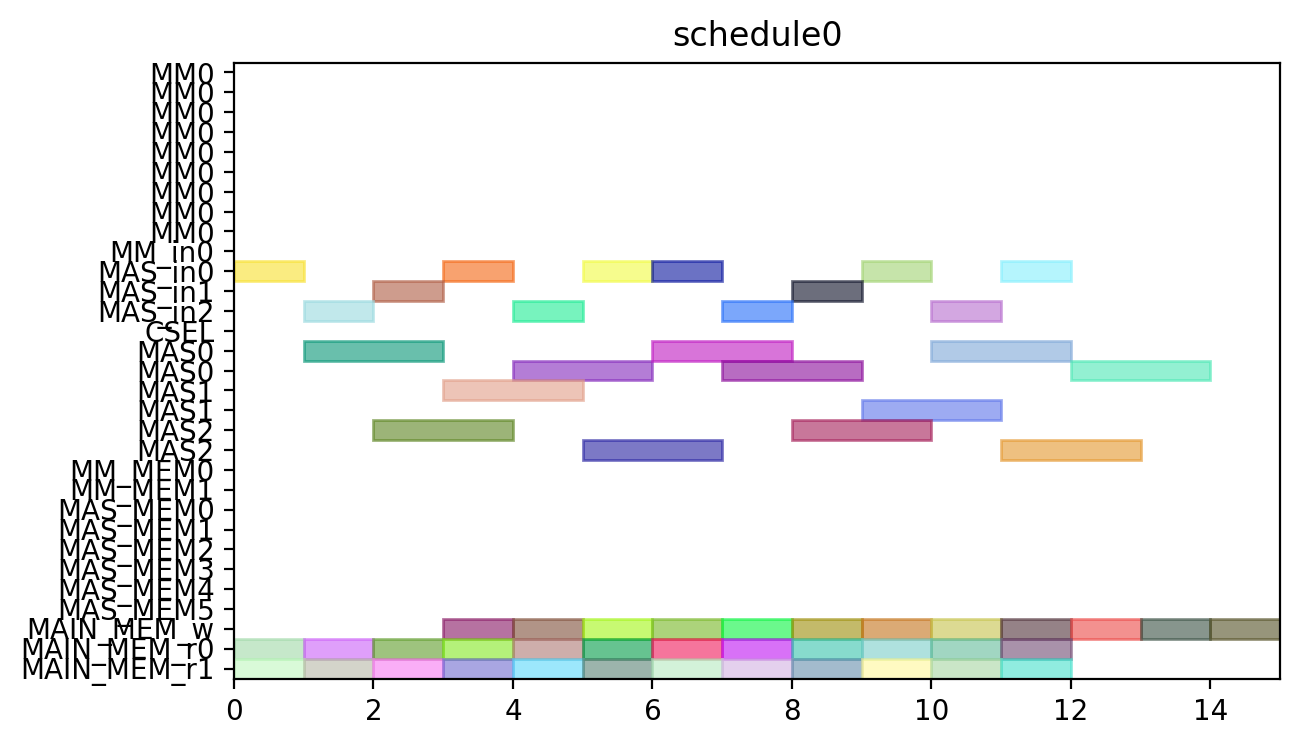

Reproduce this figure in Python.
from pyschedule import Scenario, solvers, plotters, alt


def solve():
	horizon = 120
	S = Scenario("schedule0", horizon=horizon)

	# resource
	MM = S.Resources('MM', num=1, size=9)
	MM_in = S.Resources('MM_in', num=1)
	MAS_in = S.Resources('MAS_in', num=3)
	CSEL = S.Resource('CSEL')
	MAS = S.Resources('MAS', num=3, size=2, periods=range(1, horizon))
	MM_MEM = S.Resources('MM_MEM', num=2)
	MAS_MEM = S.Resources('MAS_MEM', num=6)
	MAIN_MEM_w = S.Resource('MAIN_MEM_w', size=1)
	MAIN_MEM_r = S.Resources('MAIN_MEM_r', num=2)

	# result of previous scheduling

	# new tasks
	c000 = S.Task('c000', length=2, delay_cost=1)
	c000 += alt(MAS)
	c000_in = S.Task('c000_in', length=1, delay_cost=1)
	c000_in += alt(MAS_in)
	S += c000_in*MAS_in[0]<=c000*MAS[0]

	S += c000_in*MAS_in[1]<=c000*MAS[1]

	S += c000_in*MAS_in[2]<=c000*MAS[2]

	S += 0<c000

	c000_w = S.Task('c000_w', length=1, delay_cost=1)
	c000_w += alt(MAIN_MEM_w)
	S += c000 <= c000_w

	c000_mem0 = S.Task('c000_mem0', length=1, delay_cost=1)
	c000_mem0 += MAIN_MEM_r[0]
	S += c000_mem0 <= c000

	c000_mem1 = S.Task('c000_mem1', length=1, delay_cost=1)
	c000_mem1 += MAIN_MEM_r[1]
	S += c000_mem1 <= c000

	c001 = S.Task('c001', length=2, delay_cost=1)
	c001 += alt(MAS)
	c001_in = S.Task('c001_in', length=1, delay_cost=1)
	c001_in += alt(MAS_in)
	S += c001_in*MAS_in[0]<=c001*MAS[0]

	S += c001_in*MAS_in[1]<=c001*MAS[1]

	S += c001_in*MAS_in[2]<=c001*MAS[2]

	S += 0<c001

	c001_w = S.Task('c001_w', length=1, delay_cost=1)
	c001_w += alt(MAIN_MEM_w)
	S += c001 <= c001_w

	c001_mem0 = S.Task('c001_mem0', length=1, delay_cost=1)
	c001_mem0 += MAIN_MEM_r[0]
	S += c001_mem0 <= c001

	c001_mem1 = S.Task('c001_mem1', length=1, delay_cost=1)
	c001_mem1 += MAIN_MEM_r[1]
	S += c001_mem1 <= c001

	c010 = S.Task('c010', length=2, delay_cost=1)
	c010 += alt(MAS)
	c010_in = S.Task('c010_in', length=1, delay_cost=1)
	c010_in += alt(MAS_in)
	S += c010_in*MAS_in[0]<=c010*MAS[0]

	S += c010_in*MAS_in[1]<=c010*MAS[1]

	S += c010_in*MAS_in[2]<=c010*MAS[2]

	S += 0<c010

	c010_w = S.Task('c010_w', length=1, delay_cost=1)
	c010_w += alt(MAIN_MEM_w)
	S += c010 <= c010_w

	c010_mem0 = S.Task('c010_mem0', length=1, delay_cost=1)
	c010_mem0 += MAIN_MEM_r[0]
	S += c010_mem0 <= c010

	c010_mem1 = S.Task('c010_mem1', length=1, delay_cost=1)
	c010_mem1 += MAIN_MEM_r[1]
	S += c010_mem1 <= c010

	c011 = S.Task('c011', length=2, delay_cost=1)
	c011 += alt(MAS)
	c011_in = S.Task('c011_in', length=1, delay_cost=1)
	c011_in += alt(MAS_in)
	S += c011_in*MAS_in[0]<=c011*MAS[0]

	S += c011_in*MAS_in[1]<=c011*MAS[1]

	S += c011_in*MAS_in[2]<=c011*MAS[2]

	S += 0<c011

	c011_w = S.Task('c011_w', length=1, delay_cost=1)
	c011_w += alt(MAIN_MEM_w)
	S += c011 <= c011_w

	c011_mem0 = S.Task('c011_mem0', length=1, delay_cost=1)
	c011_mem0 += MAIN_MEM_r[0]
	S += c011_mem0 <= c011

	c011_mem1 = S.Task('c011_mem1', length=1, delay_cost=1)
	c011_mem1 += MAIN_MEM_r[1]
	S += c011_mem1 <= c011

	c100 = S.Task('c100', length=2, delay_cost=1)
	c100 += alt(MAS)
	c100_in = S.Task('c100_in', length=1, delay_cost=1)
	c100_in += alt(MAS_in)
	S += c100_in*MAS_in[0]<=c100*MAS[0]

	S += c100_in*MAS_in[1]<=c100*MAS[1]

	S += c100_in*MAS_in[2]<=c100*MAS[2]

	S += 0<c100

	c100_w = S.Task('c100_w', length=1, delay_cost=1)
	c100_w += alt(MAIN_MEM_w)
	S += c100 <= c100_w

	c100_mem0 = S.Task('c100_mem0', length=1, delay_cost=1)
	c100_mem0 += MAIN_MEM_r[0]
	S += c100_mem0 <= c100

	c100_mem1 = S.Task('c100_mem1', length=1, delay_cost=1)
	c100_mem1 += MAIN_MEM_r[1]
	S += c100_mem1 <= c100

	c101 = S.Task('c101', length=2, delay_cost=1)
	c101 += alt(MAS)
	c101_in = S.Task('c101_in', length=1, delay_cost=1)
	c101_in += alt(MAS_in)
	S += c101_in*MAS_in[0]<=c101*MAS[0]

	S += c101_in*MAS_in[1]<=c101*MAS[1]

	S += c101_in*MAS_in[2]<=c101*MAS[2]

	S += 0<c101

	c101_w = S.Task('c101_w', length=1, delay_cost=1)
	c101_w += alt(MAIN_MEM_w)
	S += c101 <= c101_w

	c101_mem0 = S.Task('c101_mem0', length=1, delay_cost=1)
	c101_mem0 += MAIN_MEM_r[0]
	S += c101_mem0 <= c101

	c101_mem1 = S.Task('c101_mem1', length=1, delay_cost=1)
	c101_mem1 += MAIN_MEM_r[1]
	S += c101_mem1 <= c101

	c110 = S.Task('c110', length=2, delay_cost=1)
	c110 += alt(MAS)
	c110_in = S.Task('c110_in', length=1, delay_cost=1)
	c110_in += alt(MAS_in)
	S += c110_in*MAS_in[0]<=c110*MAS[0]

	S += c110_in*MAS_in[1]<=c110*MAS[1]

	S += c110_in*MAS_in[2]<=c110*MAS[2]

	S += 0<c110

	c110_w = S.Task('c110_w', length=1, delay_cost=1)
	c110_w += alt(MAIN_MEM_w)
	S += c110 <= c110_w

	c110_mem0 = S.Task('c110_mem0', length=1, delay_cost=1)
	c110_mem0 += MAIN_MEM_r[0]
	S += c110_mem0 <= c110

	c110_mem1 = S.Task('c110_mem1', length=1, delay_cost=1)
	c110_mem1 += MAIN_MEM_r[1]
	S += c110_mem1 <= c110

	c111 = S.Task('c111', length=2, delay_cost=1)
	c111 += alt(MAS)
	c111_in = S.Task('c111_in', length=1, delay_cost=1)
	c111_in += alt(MAS_in)
	S += c111_in*MAS_in[0]<=c111*MAS[0]

	S += c111_in*MAS_in[1]<=c111*MAS[1]

	S += c111_in*MAS_in[2]<=c111*MAS[2]

	S += 0<c111

	c111_w = S.Task('c111_w', length=1, delay_cost=1)
	c111_w += alt(MAIN_MEM_w)
	S += c111 <= c111_w

	c111_mem0 = S.Task('c111_mem0', length=1, delay_cost=1)
	c111_mem0 += MAIN_MEM_r[0]
	S += c111_mem0 <= c111

	c111_mem1 = S.Task('c111_mem1', length=1, delay_cost=1)
	c111_mem1 += MAIN_MEM_r[1]
	S += c111_mem1 <= c111

	c200 = S.Task('c200', length=2, delay_cost=1)
	c200 += alt(MAS)
	c200_in = S.Task('c200_in', length=1, delay_cost=1)
	c200_in += alt(MAS_in)
	S += c200_in*MAS_in[0]<=c200*MAS[0]

	S += c200_in*MAS_in[1]<=c200*MAS[1]

	S += c200_in*MAS_in[2]<=c200*MAS[2]

	S += 0<c200

	c200_w = S.Task('c200_w', length=1, delay_cost=1)
	c200_w += alt(MAIN_MEM_w)
	S += c200 <= c200_w

	c200_mem0 = S.Task('c200_mem0', length=1, delay_cost=1)
	c200_mem0 += MAIN_MEM_r[0]
	S += c200_mem0 <= c200

	c200_mem1 = S.Task('c200_mem1', length=1, delay_cost=1)
	c200_mem1 += MAIN_MEM_r[1]
	S += c200_mem1 <= c200

	c201 = S.Task('c201', length=2, delay_cost=1)
	c201 += alt(MAS)
	c201_in = S.Task('c201_in', length=1, delay_cost=1)
	c201_in += alt(MAS_in)
	S += c201_in*MAS_in[0]<=c201*MAS[0]

	S += c201_in*MAS_in[1]<=c201*MAS[1]

	S += c201_in*MAS_in[2]<=c201*MAS[2]

	S += 0<c201

	c201_w = S.Task('c201_w', length=1, delay_cost=1)
	c201_w += alt(MAIN_MEM_w)
	S += c201 <= c201_w

	c201_mem0 = S.Task('c201_mem0', length=1, delay_cost=1)
	c201_mem0 += MAIN_MEM_r[0]
	S += c201_mem0 <= c201

	c201_mem1 = S.Task('c201_mem1', length=1, delay_cost=1)
	c201_mem1 += MAIN_MEM_r[1]
	S += c201_mem1 <= c201

	c210 = S.Task('c210', length=2, delay_cost=1)
	c210 += alt(MAS)
	c210_in = S.Task('c210_in', length=1, delay_cost=1)
	c210_in += alt(MAS_in)
	S += c210_in*MAS_in[0]<=c210*MAS[0]

	S += c210_in*MAS_in[1]<=c210*MAS[1]

	S += c210_in*MAS_in[2]<=c210*MAS[2]

	S += 0<c210

	c210_w = S.Task('c210_w', length=1, delay_cost=1)
	c210_w += alt(MAIN_MEM_w)
	S += c210 <= c210_w

	c210_mem0 = S.Task('c210_mem0', length=1, delay_cost=1)
	c210_mem0 += MAIN_MEM_r[0]
	S += c210_mem0 <= c210

	c210_mem1 = S.Task('c210_mem1', length=1, delay_cost=1)
	c210_mem1 += MAIN_MEM_r[1]
	S += c210_mem1 <= c210

	c211 = S.Task('c211', length=2, delay_cost=1)
	c211 += alt(MAS)
	c211_in = S.Task('c211_in', length=1, delay_cost=1)
	c211_in += alt(MAS_in)
	S += c211_in*MAS_in[0]<=c211*MAS[0]

	S += c211_in*MAS_in[1]<=c211*MAS[1]

	S += c211_in*MAS_in[2]<=c211*MAS[2]

	S += 0<c211

	c211_w = S.Task('c211_w', length=1, delay_cost=1)
	c211_w += alt(MAIN_MEM_w)
	S += c211 <= c211_w

	c211_mem0 = S.Task('c211_mem0', length=1, delay_cost=1)
	c211_mem0 += MAIN_MEM_r[0]
	S += c211_mem0 <= c211

	c211_mem1 = S.Task('c211_mem1', length=1, delay_cost=1)
	c211_mem1 += MAIN_MEM_r[1]
	S += c211_mem1 <= c211

	solvers.mip.solve(S,msg=1,kind='CPLEX',ratio_gap=1.01)

	solution = [['hoge']*len(S.solution()[1]) for i in range(len(S.solution()))]
	for i in range(len(S.solution())):
		for j in range(len(S.solution()[i])):
			solution[i][j]=str(S.solution()[i][j])
	print(solution)

	cycles = int(solution[-1][3])

	pic_file_name = "/mnt/rose/usr1/fukuda/ABE/multiRAM_multiMAS_16mux/scheduling_result/stage9MM1_stage2MAS3/CONJ/schedule0.png"
	if(S.solution() != []):
		plotters.matplotlib.plot(S,img_filename=pic_file_name, show_task_labels=False, fig_size=(cycles*0.25+3, 4))

	return solution
